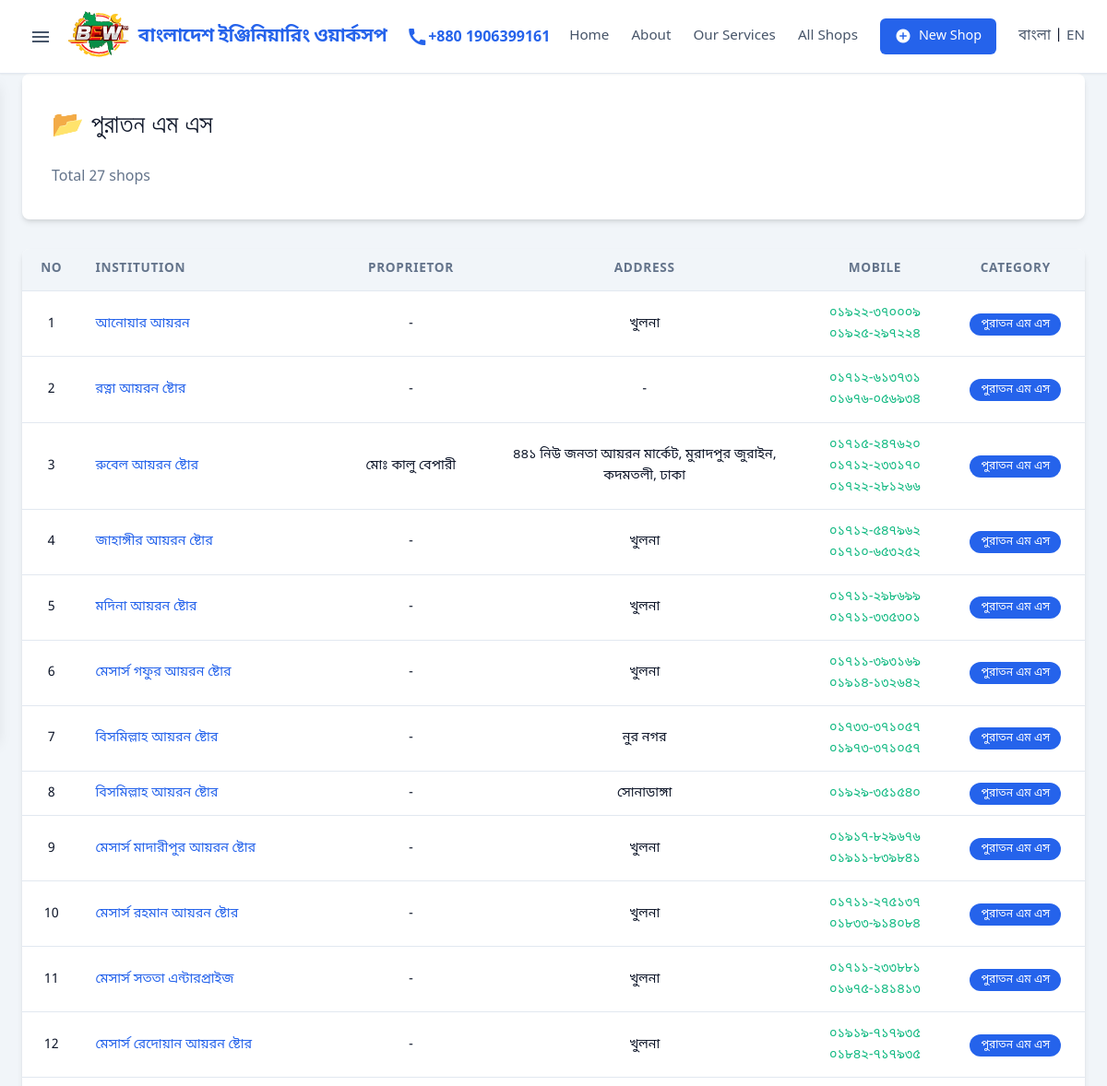
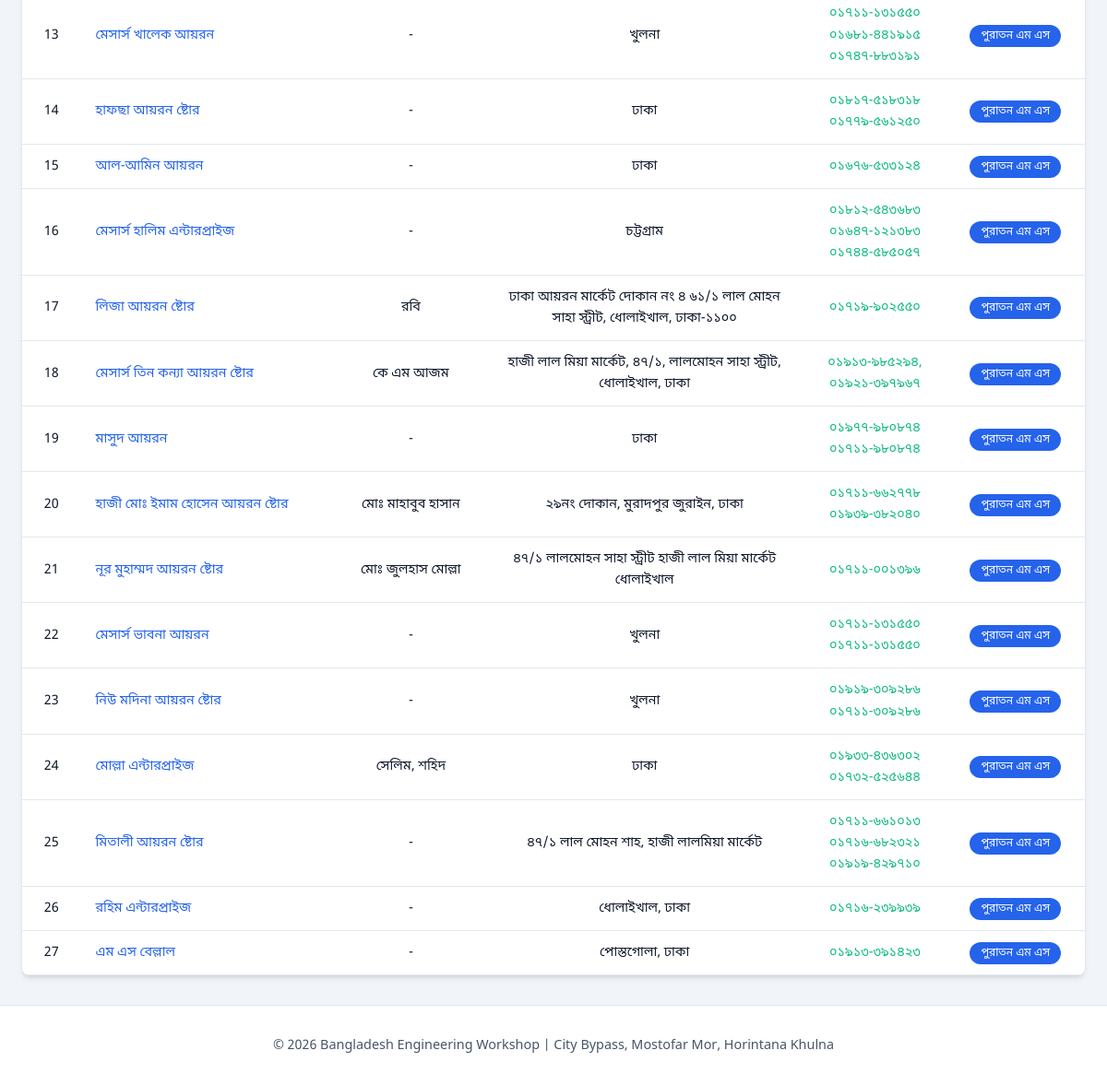
Page /category/1 on the committed database (2 pictures, top to bottom).
### database.py (models this page shows)
class Category(db.Model):
    __tablename__ = 'categories'
    id = db.Column(db.Integer, primary_key=True)
    name = db.Column(db.String(10000), nullable=False)
    name_english = db.Column(db.String(10000))
    shops = db.relationship('Shop', backref='category', lazy=True)
    def to_dict(self):
        return {
            'id': self.id,
            'name': self.name,
            'name_english': self.name_english
        }

class Shop(db.Model):
    __tablename__ = 'shops'
    id = db.Column(db.Integer, primary_key=True)
    category_id = db.Column(db.Integer, db.ForeignKey('categories.id'))
    serial_no = db.Column(db.String(5000))
    name = db.Column(db.String(20000))
    proprietor = db.Column(db.String(10000))
    address = db.Column(db.Text)
    mobile = db.Column(db.String(10000))
    transaction_status = db.Column(db.String(10000))
    whatsapp = db.Column(db.String(5000))
    email_web = db.Column(db.String(10000))
    products = db.Column(db.Text)
    visiting_card = db.Column(db.String(5000))
    created_at = db.Column(db.DateTime, default=datetime.datetime.now)
    updated_at = db.Column(db.DateTime, default=datetime.datetime.now, onupdate=datetime.datetime.now)
    def to_dict(self):
        return {
            'id': self.id,
            'category_id': self.category_id,
            'category_name': self.category.name if self.category else '',
            'category_name_english': self.category.name_english if self.category else '',
            'serial_no': self.serial_no,
            'name': self.name,
            'proprietor': self.proprietor,
            'address': self.address,
            'mobile': self.mobile,
            'transaction_status': self.transaction_status,
            'whatsapp': self.whatsapp,
            'email_web': self.email_web,
            'products': self.products,
            'visiting_card': self.visiting_card,
            'created_at': self.created_at.isoformat() if self.created_at else None,
            'updated_at': self.updated_at.isoformat() if self.updated_at else None
        }

### app.py (the view)
@app.route('/category/<int:category_id>')
def category_shops(category_id):
    shops = db.get_shops_by_category(category_id)
    categories = db.get_all_categories()
    current_category = next((c for c in categories if c['id'] == category_id), None)
    return render_template('shop_list.html',
                         shops=shops,
                         categories=categories,
                         current_category=current_category,
                         page=1,
                         total_pages=1,
                         total=len(shops))

### app.py (called while the page is built)
def get_locale():
    if 'lang' in session:
        return session['lang']
    return request.accept_languages.best_match(['bn', 'en'])

@app.context_processor
def inject_categories():
    return dict(categories=db.get_all_categories())

### database.py (called while the page is built)
    def get_all_categories(self):
        cats = Category.query.order_by(Category.id).all()
        return [c.to_dict() for c in cats]

    def get_shops_by_category(self, category_id):
        shops = Shop.query.filter_by(category_id=category_id).order_by(Shop.id).all()
        return [s.to_dict() for s in shops]

### templates/shop_list.html (shortened to what this page needs)
{% extends 'base.html' %}
{% block content %}
<section class="page-header">
    <h1>
        {% if current_category %}
        📂 {{ current_category.name }}
        {% else %}
        🏪 {{ _('All Shops') }}
        {% endif %}
    </h1>
    <p>{{ _('Total') }} {{ total }} {{ _('shops') }}</p>
</section>
<section class="shops-section">
    {% if shops %}
    <div class="shops-table-container">
        <table class="shops-table">
            <thead>
                <tr>
                    <th>{{ _('No') }}</th>
                    <th>{{ _('Institution') }}</th>
                    <th>{{ _('Proprietor') }}</th>
                    <th>{{ _('Address') }}</th>
                    <th>{{ _('Mobile') }}</th>
                    <th>{{ _('Category') }}</th>
                </tr>
            </thead>
            <tbody>
                {% for shop in shops %}
                <tr>
                    <td>{{ loop.index + ((page-1) * 20) }}</td>
                    <td>
                        <a href="{{ url_for('shop_detail', shop_id=shop.id) }}" class="shop-link">
                            {{ shop.name }}
                        </a>
                    </td>
                    <td>{{ shop.proprietor or '-' }}</td>
                    <td>{{ shop.address or '-' }}</td>
                    <td>
                        {% if shop.mobile %}
                        {% for num in shop.mobile.split() %}
                        <div class="mobile-number">
                            <a href="tel:{{ num }}" class="mobile-link">{{ num }}</a>
                        </div>
                        {% endfor %}
                        {% else %}
                        -
                        {% endif %}
                    </td>
                    <td>
                        {% if shop.category_name %}
                        <a href="{{ url_for('category_shops', category_id=shop.category_id) }}" class="category-badge">
                            {{ shop.category_name }}
                        </a>
                        {% else %}
                        -
                        {% endif %}
                    </td>
                </tr>
                {% endfor %}
            </tbody>
        </table>
    </div>
    {% else %}
    <div class="no-results">
        <p>{{ _('No shops found.') }}</p>
        <a href="{{ url_for('index') }}" class="btn">{{ _('Back to Home') }}</a>
    </div>
    {% endif %}
</section>
{% endblock %}

### static/style.css (style rules this page uses)
:root { --primary: #2563eb; --primary-dark: #1e40af; --secondary: #64748b; --success: #10b981; --danger: #ef4444; --surface: #ffffff; --background: #f1f5f9; --text-main: #0f172a; --text-muted: #475569; --border: #e2e8f0; --dark: var(--text-main); --light: var(--background); --text-color: var(--text-main); --shadow-sm: 0 1px 2px 0 rgba(0, 0, 0, 0.05); --shadow: 0 4px 6px -1px rgba(0, 0, 0, 0.1), 0 2px 4px -1px rgba(0, 0, 0, 0.06); --shadow-lg: 0 10px 15px -3px rgba(0, 0, 0, 0.1); --radius: 8px; --radius-sm: 6px; --font-main: 'Noto Sans Bengali', system-ui, -apple-system, sans-serif; --font-inter: 'Inter', sans-serif; --transition: all 0.2s cubic-bezier(0.4, 0, 0.2, 1); }
* { margin: 0; padding: 0; box-sizing: border-box; }
body { font-family: var(--font-main); background-color: var(--background); color: var(--text-main); line-height: 1.6; min-height: 100vh; display: flex; flex-direction: column; }
h1, h2, h3, h4 { font-family: var(--font-inter); font-weight: 300; color: #333333; line-height: 1.2; }
h1 { font-size: 33px; line-height: 44px; margin-bottom: 1.5rem; }
.shops-section { margin: 2rem 0; }
.shops-table-container { overflow-x: auto; background: white; border-radius: var(--radius); box-shadow: var(--shadow); }
.shops-table { width: 100%; border-collapse: collapse; }
.shops-table th, .shops-table td { padding: 0.75rem 1rem; text-align: center; border-bottom: 1px solid var(--border); font-size: 0.9rem; vertical-align: middle; }
.shops-table th:nth-child(2), .shops-table td:nth-child(2) { text-align: left; }
.shops-table td { white-space: normal; word-wrap: break-word; max-width: 300px; }
.shops-table th { background: var(--light); font-weight: 600; color: var(--secondary); white-space: nowrap; font-size: 0.85rem; text-transform: uppercase; letter-spacing: 0.05em; }
.shop-link { color: var(--primary); text-decoration: none; font-weight: 500; }
.mobile-link { color: var(--success); text-decoration: none; direction: ltr; display: inline-block; }
.category-badge { background: var(--primary); color: white; padding: 0.25rem 0.75rem; border-radius: 50px; font-size: 0.75rem; text-decoration: none; white-space: nowrap; }
.page-header { background: white; padding: 2rem; border-radius: var(--radius); margin-bottom: 2rem; box-shadow: var(--shadow); }
.page-header h1 { font-size: 1.75rem; color: var(--dark); }
.page-header p { color: var(--secondary); margin-top: 0.5rem; }

### rows in the picture
Category: name "পুরাতন এম এস", category_name "পুরাতন এম এস" "পুরাতন এম এস" "পুরাতন এম এস" "পুরাতন এম এস" "পুরাতন এম এস" "পুরাতন এম এস" "পুরাতন এম এস" "পুরাতন এম এস" "পুরাতন এম এস" "পুরাতন এম এস" "পুরাতন এম এস" "পুরাতন এম এস" "পুরাতন এম এস" "পুরাতন এম এস" "পুরাতন এম এস" "পুরাতন এম এস" "পুরাতন এম এস" "পুরাতন এম এস" "পুরাতন এম এস" "পুরাতন এম এস" "পুরাতন এম এস" "পুরাতন এম এস" "পুরাতন এম এস" "পুরাতন এম এস" "পুরাতন এম এস" "পুরাতন এম এস" "পুরাতন এম এস"
Shop: name "আনোয়ার আয়রন", address "খুলনা"
Shop: name "রত্না আয়রন ষ্টোর"
Shop: name "রুবেল আয়রন ষ্টোর", proprietor "মোঃ কালু বেপারী", address "৪৪১ নিউ জনতা আয়রন মার্কেট, মুরাদপুর জুরাইন, কদমতলী, ঢাকা"
Shop: name "জাহাঙ্গীর আয়রন ষ্টোর", address "খুলনা"
Shop: name "মদিনা আয়রন ষ্টোর", address "খুলনা"
Shop: name "মেসার্স গফুর আয়রন ষ্টোর", address "খুলনা"
Shop: name "বিসমিল্লাহ আয়রন ষ্টোর", address "নুর নগর"
Shop: name "বিসমিল্লাহ আয়রন ষ্টোর", address "সোনাডাঙ্গা", mobile "০১৯২৯-৩৫১৫৪০"
Shop: name "মেসার্স মাদারীপুর আয়রন ষ্টোর", address "খুলনা"
Shop: name "মেসার্স রহমান আয়রন ষ্টোর", address "খুলনা"
Shop: name "মেসার্স সততা এন্টারপ্রাইজ", address "খুলনা"
Shop: name "মেসার্স রেদোয়ান আয়রন ষ্টোর", address "খুলনা"
Shop: name "মেসার্স খালেক আয়রন", address "খুলনা"
Shop: name "হাফছা আয়রন ষ্টোর", address "ঢাকা"
Shop: name "আল-আমিন আয়রন", address "ঢাকা", mobile "০১৬৭৬-৫৩৩১২৪"
Shop: name "মেসার্স হালিম এন্টারপ্রাইজ", address "চট্টগ্রাম"
Shop: name "লিজা আয়রন ষ্টোর", proprietor "রবি", address "ঢাকা আয়রন মার্কেট দোকান নং ৪ ৬১/১ লাল মোহন সাহা স্ট্রীট, ধোলাইখাল, ঢাকা-১১০০", mobile "০১৭১৯-৯০২৫৫০"
Shop: name "মেসার্স তিন কন্যা আয়রন ষ্টোর", proprietor "কে এম আজম", address "হাজী লাল মিয়া মার্কেট, ৪৭/১, লালমোহন সাহা স্ট্রীট, ধোলাইখাল, ঢাকা"
Shop: name "মাসুদ আয়রন", address "ঢাকা"
Shop: name "হাজী মোঃ ইমাম হোসেন আয়রন ষ্টোর", proprietor "মোঃ মাহাবুব হাসান", address "২৯নং দোকান, মুরাদপুর জুরাইন, ঢাকা"
Shop: name "নূর মুহাম্মদ আয়রন ষ্টোর", proprietor "মোঃ জুলহাস মোল্লা", address "৪৭/১ লালমোহন সাহা স্ট্রীট হাজী লাল মিয়া মার্কেট ধোলাইখাল", mobile "০১৭১১-০০১৩৯৬"
Shop: name "মেসার্স ভাবনা আয়রন", address "খুলনা"
Shop: name "নিউ মদিনা আয়রন ষ্টোর", address "খুলনা"
Shop: name "মোল্লা এন্টারপ্রাইজ", proprietor "সেলিম, শহিদ", address "ঢাকা"
Shop: name "মিতালী আয়রন ষ্টোর", address "৪৭/১ লাল মোহন শাহ, হাজী লালমিয়া মার্কেট"
Shop: name "রহিম এন্টারপ্রাইজ", address "ধোলাইখাল, ঢাকা", mobile "০১৭১৬-২৩৯৯৩৯"
Shop: name "এম এস বেল্লাল", address "পোস্তগোলা, ঢাকা", mobile "০১৯১৩-৩৯১৪২৩"

### other values in the picture
{{ total }} "27"
{{ shop.proprietor or '-' }} "-" "-" "-" "-" "-" "-" "-" "-" "-" "-" "-" "-" "-" "-" "-" "-" "-" "-" "-" "-" "-"
{{ num }} "০১৯২২-৩৭০০০৯" "০১৯২৫-২৯৭২২৪" "০১৭১২-৬১৩৭৩১" "০১৬৭৬-০৫৬৯৩৪" "০১৭১৫-২৪৭৬২০" "০১৭১২-২৩৩১৭০" "০১৭২২-২৮১২৬৬" "০১৭১২-৫৪৭৯৬২" "০১৭১০-৬৫৩২৫২" "০১৭১১-২৯৮৬৯৯" "০১৭১১-৩৩৫৩০১" "০১৭১১-৩৯৩১৬৯" "০১৯১৪-১৩২৬৪২" "০১৭৩৩-৩৭১০৫৭" "০১৯৭৩-৩৭১০৫৭" "০১৯১৭-৮২৯৬৭৬" "০১৯১১-৮৩৯৮৪১" "০১৭১১-২৭৫১৩৭" "০১৮৩৩-৯১৪০৮৪" "০১৭১১-২৩৩৮৮১" "০১৬৭৫-১৪১৪১৩" "০১৯১৯-৭১৭৯৩৫" "০১৮৪২-৭১৭৯৩৫" "০১৭১১-১৩১৫৫০" "০১৬৮১-৪৪১৯১৫" "০১৭৪৭-৮৮৩১৯১" "০১৮১৭-৫১৮৩১৮" "০১৭৭৯-৫৬১২৫০" "০১৮১২-৫৪৩৬৮৩" "০১৬৪৭-১২১৩৮৩" "০১৭৪৪-৫৮৫০৫৭" "০১৯১৩-৯৮৫২৯৪," "০১৯২১-৩৯৭৯৬৭" "০১৯৭৭-৯৮০৮৭৪" "০১৭১১-৯৮০৮৭৪" "০১৭১১-৬৬২৭৭৮" "০১৯৩৯-৩৮২০৪০" "০১৭১১-১৩১৫৫০" "০১৭১১-১৩১৫৫০" "০১৯১৯-৩০৯২৮৬" "০১৭১১-৩০৯২৮৬" "০১৯৩৩-৪৩৬৩০২" "০১৭৩২-৫২৫৬৪৪" "০১৭১১-৬৬১০১৩" "০১৭১৬-৬৮২৩২১" "০১৯১৯-৪২৯৭১০"
{{ shop.address or '-' }} "-"
